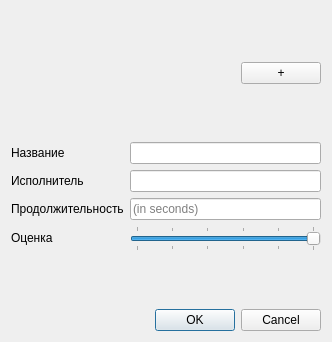
<?xml version="1.0" encoding="UTF-8"?>
<ui version="4.0">
 <class>SongDialog</class>
 <widget class="QDialog" name="SongDialog">
  <property name="geometry">
   <rect>
    <x>0</x>
    <y>0</y>
    <width>332</width>
    <height>342</height>
   </rect>
  </property>
  <property name="windowTitle">
   <string>Dialog</string>
  </property>
  <layout class="QGridLayout" name="gridLayout">
   <item row="0" column="0">
    <layout class="QHBoxLayout" name="horizontalLayout">
     <item>
      <widget class="QLabel" name="labelPreview">
       <property name="sizePolicy">
        <sizepolicy hsizetype="Fixed" vsizetype="Fixed">
         <horstretch>0</horstretch>
         <verstretch>0</verstretch>
        </sizepolicy>
       </property>
       <property name="minimumSize">
        <size>
         <width>125</width>
         <height>125</height>
        </size>
       </property>
       <property name="toolTip">
        <string>Превью</string>
       </property>
       <property name="text">
        <string/>
       </property>
      </widget>
     </item>
     <item>
      <spacer name="horizontalSpacer">
       <property name="orientation">
        <enum>Qt::Horizontal</enum>
       </property>
       <property name="sizeHint" stdset="0">
        <size>
         <width>40</width>
         <height>20</height>
        </size>
       </property>
      </spacer>
     </item>
     <item>
      <widget class="QPushButton" name="btnPreview">
       <property name="sizePolicy">
        <sizepolicy hsizetype="Fixed" vsizetype="Fixed">
         <horstretch>0</horstretch>
         <verstretch>0</verstretch>
        </sizepolicy>
       </property>
       <property name="toolTip">
        <string>Выбрать изображение</string>
       </property>
       <property name="text">
        <string>+</string>
       </property>
      </widget>
     </item>
    </layout>
   </item>
   <item row="1" column="0">
    <layout class="QFormLayout" name="formLayout">
     <item row="0" column="0">
      <widget class="QLabel" name="label_5">
       <property name="text">
        <string>Название</string>
       </property>
      </widget>
     </item>
     <item row="0" column="1">
      <widget class="QLineEdit" name="lineEdit"/>
     </item>
     <item row="1" column="0">
      <widget class="QLabel" name="label_6">
       <property name="text">
        <string>Исполнитель</string>
       </property>
      </widget>
     </item>
     <item row="2" column="0">
      <widget class="QLabel" name="label_7">
       <property name="text">
        <string>Продолжительность</string>
       </property>
      </widget>
     </item>
     <item row="3" column="0">
      <widget class="QLabel" name="label_8">
       <property name="text">
        <string>Оценка</string>
       </property>
      </widget>
     </item>
     <item row="3" column="1">
      <widget class="QSlider" name="horizontalSlider">
       <property name="maximum">
        <number>5</number>
       </property>
       <property name="pageStep">
        <number>1</number>
       </property>
       <property name="value">
        <number>5</number>
       </property>
       <property name="sliderPosition">
        <number>5</number>
       </property>
       <property name="orientation">
        <enum>Qt::Horizontal</enum>
       </property>
       <property name="tickPosition">
        <enum>QSlider::TicksBothSides</enum>
       </property>
       <property name="tickInterval">
        <number>1</number>
       </property>
      </widget>
     </item>
     <item row="1" column="1">
      <widget class="QLineEdit" name="authorLineEdit"/>
     </item>
     <item row="2" column="1">
      <widget class="QLineEdit" name="durationLineEdit">
       <property name="inputMethodHints">
        <set>Qt::ImhDigitsOnly</set>
       </property>
       <property name="inputMask">
        <string/>
       </property>
       <property name="text">
        <string/>
       </property>
       <property name="echoMode">
        <enum>QLineEdit::Normal</enum>
       </property>
       <property name="placeholderText">
        <string>(in seconds)</string>
       </property>
      </widget>
     </item>
    </layout>
   </item>
   <item row="2" column="0">
    <widget class="QDialogButtonBox" name="buttonBox">
     <property name="orientation">
      <enum>Qt::Horizontal</enum>
     </property>
     <property name="standardButtons">
      <set>QDialogButtonBox::Cancel|QDialogButtonBox::Ok</set>
     </property>
    </widget>
   </item>
  </layout>
 </widget>
 <resources/>
 <connections>
  <connection>
   <sender>buttonBox</sender>
   <signal>accepted()</signal>
   <receiver>SongDialog</receiver>
   <slot>accept()</slot>
   <hints>
    <hint type="sourcelabel">
     <x>248</x>
     <y>254</y>
    </hint>
    <hint type="destinationlabel">
     <x>157</x>
     <y>274</y>
    </hint>
   </hints>
  </connection>
  <connection>
   <sender>buttonBox</sender>
   <signal>rejected()</signal>
   <receiver>SongDialog</receiver>
   <slot>reject()</slot>
   <hints>
    <hint type="sourcelabel">
     <x>316</x>
     <y>260</y>
    </hint>
    <hint type="destinationlabel">
     <x>286</x>
     <y>274</y>
    </hint>
   </hints>
  </connection>
 </connections>
</ui>
